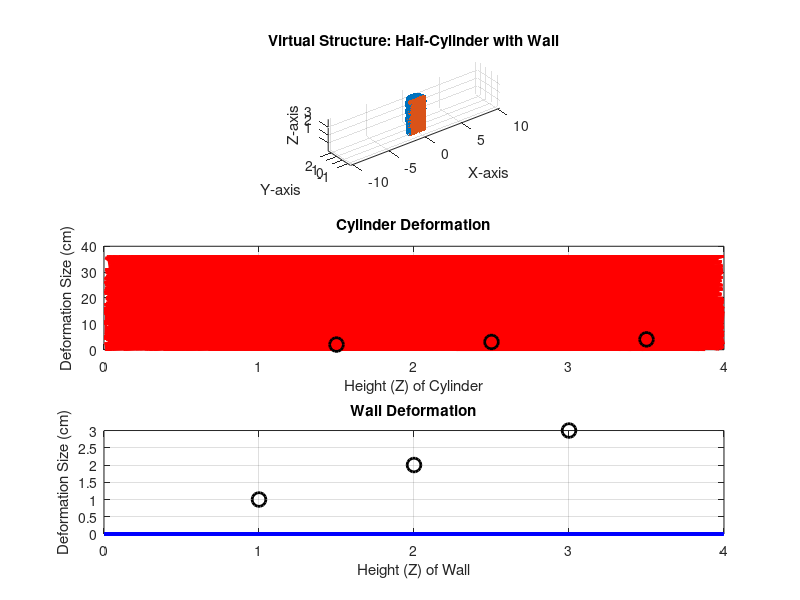

Write the MATLAB code that produced this figure.
% Parameters for the half-cylinder
cylinder_radius = 1; % Radius of the half-cylinder
cylinder_height = 4; % Height of the cylinder
num_cylinder_points = 10000; % Number of points on the cylinder

% Parameters for the wall (filling the cut part)
wall_width = 2; % Width of the wall
wall_height = 4; % Height of the wall
num_wall_points = 5000; % Number of points on the wall

% Generate points for the half-cylinder
theta = pi * rand(num_cylinder_points, 1); % Half-circle (0 to pi)
Z_cylinder = cylinder_height * rand(num_cylinder_points, 1); % Random height
X_cylinder = cylinder_radius * cos(theta);
Y_cylinder = cylinder_radius * sin(theta);

% Introduce deformations to the cylinder (3 deformation zones)
deformation_zones_cylinder = [1.5, 2.5, 3.5]; % Z positions with deformations
deformation_sizes_cylinder = [0.02, 0.03, 0.04]; % Deformation magnitudes

for i = 1:length(deformation_zones_cylinder)
    indices = abs(Z_cylinder - deformation_zones_cylinder(i)) < 0.2; % Points near deformation zones
    X_cylinder(indices) = X_cylinder(indices) + deformation_sizes_cylinder(i) * cos(theta(indices));
    Y_cylinder(indices) = Y_cylinder(indices) + deformation_sizes_cylinder(i) * sin(theta(indices));
end

% Generate points for the wall to fill the cut part
X_wall = wall_width * (rand(num_wall_points, 1) - 0.5); % Random points in X
Y_wall = zeros(num_wall_points, 1); % Wall lies in Y = 0
Z_wall = wall_height * rand(num_wall_points, 1); % Random points in Z

% Introduce deformations to the wall (3 deformation zones)
deformation_zones_wall = [1, 2, 3]; % Z positions with deformations on the wall
deformation_sizes_wall = [0.01, 0.02, 0.03]; % Deformation magnitudes for the wall

for i = 1:length(deformation_zones_wall)
    indices = abs(Z_wall - deformation_zones_wall(i)) < 0.2; % Points near deformation zones
    X_wall(indices) = X_wall(indices) + deformation_sizes_wall(i) * cos(deformation_zones_wall(i));
    Z_wall(indices) = Z_wall(indices) + deformation_sizes_wall(i) * sin(deformation_zones_wall(i));
end

% Combine cylinder and wall points into a single point cloud
X = [X_cylinder; X_wall];
Y = [Y_cylinder; Y_wall];
Z = [Z_cylinder; Z_wall];

% Separation logic: wall vs. cylinder
cylinder_indices = sqrt(X.^2 + Y.^2) <= cylinder_radius + 0.1; % Cylinder points
wall_indices = Y == 0 & X > -wall_width/2 & X < wall_width/2; % Wall points detected near Y=0

% Ensure the wall points are detected correctly
X_cylinder_detected = X(cylinder_indices);
Y_cylinder_detected = Y(cylinder_indices);
Z_cylinder_detected = Z(cylinder_indices);

X_wall_detected = X(wall_indices);
Y_wall_detected = Y(wall_indices);
Z_wall_detected = Z(wall_indices);

% Check if wall points are detected
if isempty(X_wall_detected)
    error('Wall points are empty. Check the wall detection logic.');
end

% Fit a cylinder to the cylinder points
xc_init = mean(X_cylinder_detected);
yc_init = mean(Y_cylinder_detected);
r_init = mean(sqrt(X_cylinder_detected.^2 + Y_cylinder_detected.^2));

cylinder_fit = @(params) sum((sqrt((X_cylinder_detected - params(1)).^2 + ...
                                   (Y_cylinder_detected - params(2)).^2) - params(3)).^2);
options = optimset('Display', 'off');
optimized_params = fminsearch(cylinder_fit, [xc_init, yc_init, r_init], options);

xc_opt = optimized_params(1);
yc_opt = optimized_params(2);
r_opt = optimized_params(3);

% Calculate cylinder deformations
deformations_cylinder = abs(sqrt((X_cylinder_detected - xc_opt).^2 + ...
                                  (Y_cylinder_detected - yc_opt).^2) - r_opt);

% Fit a plane to the wall using least squares
A_wall = [X_wall_detected, Z_wall_detected, ones(size(X_wall_detected))]; % Design matrix for plane
b_wall = Y_wall_detected; % Target values (Y-coordinates)
plane_coeffs_wall = A_wall \ b_wall; % Least squares solution

% Extract plane parameters
A_plane_wall = plane_coeffs_wall(1);
C_plane_wall = plane_coeffs_wall(2);
D_plane_wall = plane_coeffs_wall(3);

% Calculate wall deformations
deformations_wall = abs(Y_wall_detected - (A_plane_wall * X_wall_detected + C_plane_wall * Z_wall_detected + D_plane_wall));

% Visualization: All outputs in one plot
figure;

subplot(3, 1, 1);
hold on;
scatter3(X_cylinder_detected, Y_cylinder_detected, Z_cylinder_detected, 10, 'filled'); % Half-cylinder points
scatter3(X_wall_detected, Y_wall_detected, Z_wall_detected, 10, 'filled'); % Wall points
title('Virtual Structure: Half-Cylinder with Wall');
xlabel('X-axis');
ylabel('Y-axis');
zlabel('Z-axis');
axis equal;
grid on;
view(3); % Set 3D view
hold off;


% Plot Cylinder Deformation Graph
subplot(3, 1, 2);
plot(Z_cylinder_detected, deformations_cylinder * 100, 'r-', 'LineWidth', 2);
hold on;
% Mark the deformation zones on the cylinder
for i = 1:length(deformation_zones_cylinder)
    plot(deformation_zones_cylinder(i), deformation_sizes_cylinder(i) * 100, 'ko', 'MarkerSize', 10, 'LineWidth', 2);
end
xlabel('Height (Z) of Cylinder');
ylabel('Deformation Size (cm)');
title('Cylinder Deformation');
grid on;
hold off;

% Plot Wall Deformation Graph
subplot(3, 1, 3);
plot(Z_wall_detected, deformations_wall * 100, 'b-', 'LineWidth', 2);
hold on;
% Mark the deformation zones on the wall
for i = 1:length(deformation_zones_wall)
    plot(deformation_zones_wall(i), deformation_sizes_wall(i) * 100, 'ko', 'MarkerSize', 10, 'LineWidth', 2);
end
xlabel('Height (Z) of Wall');
ylabel('Deformation Size (cm)');
title('Wall Deformation');
grid on;
hold off;
